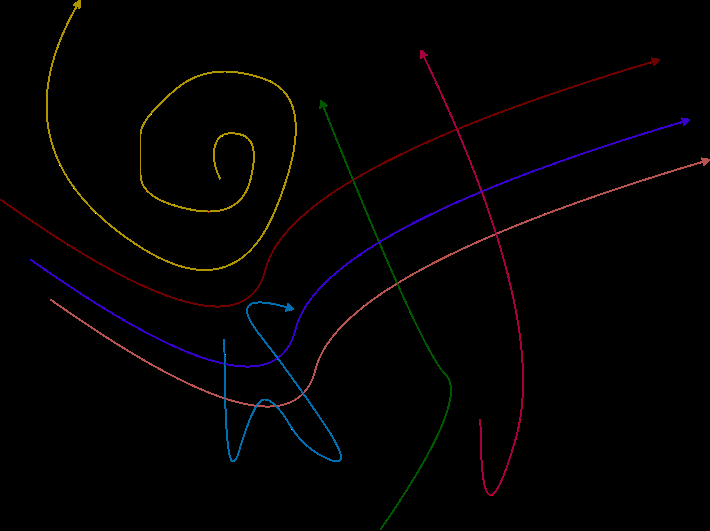
#> input picture path_extraction/data/image78.png, 710 x 531 px
$ python main.py
#> lines starting #> are read from the running program, lines starting #| are printed output that depends on the picture; after the words box and inside, x2 and y2 are one past the last pixel; in counts of white or black regions, pixels touching at a corner belong together
### path_extraction/extract_image_masks.py
import cv2 as cv
import numpy as np
from sklearn.cluster import KMeans

np.set_printoptions(threshold=np.inf)

def get_curve_masks(image_path : str, number_of_curves: int):
# Read the image
#> called with image_path = 'data/image78.png', number_of_curves = 7
    image = cv.imread(image_path, cv.IMREAD_COLOR)
#> image is the input picture: shape (531, 710, 3); mean B, G, R 1.8, 1.7, 2.9
    image = cv.cvtColor(image, cv.COLOR_BGR2RGB)  # Convert to RGB

    # Filter out zero-value pixels (black color)
    non_black_pixels = image[np.any(image != [0, 0, 0], axis=-1)]

    # Reshape the non-black pixels to be a list of pixels
    pixels = non_black_pixels.reshape((-1, 3))

    # Use KMeans to find the dominant colors
    num_colors = number_of_curves  # Number of colors to identify
    kmeans = KMeans(n_clusters=num_colors)
    kmeans.fit(pixels)

    # Get the cluster centers (the dominant colors)
    colors = kmeans.cluster_centers_.astype(int)

    # Create masks for each color
    masks = []
    for color in colors:
        lower_bound = np.array(
            [max(c - 5, 0) if c != 0 else 0 for c in color], dtype=np.uint8
        )
        upper_bound = np.array(
            [min(c + 5, 255) if c != 0 else 0 for c in color], dtype=np.uint8
        )
        print(color, lower_bound, upper_bound)
        mask = cv.inRange(image, lower_bound, upper_bound)
        masks.append(mask)
#> this loop made 7 passes
#> pass 1, in get_curve_masks, `mask = cv.inRange(image, lower_bound, upper_bound)`:
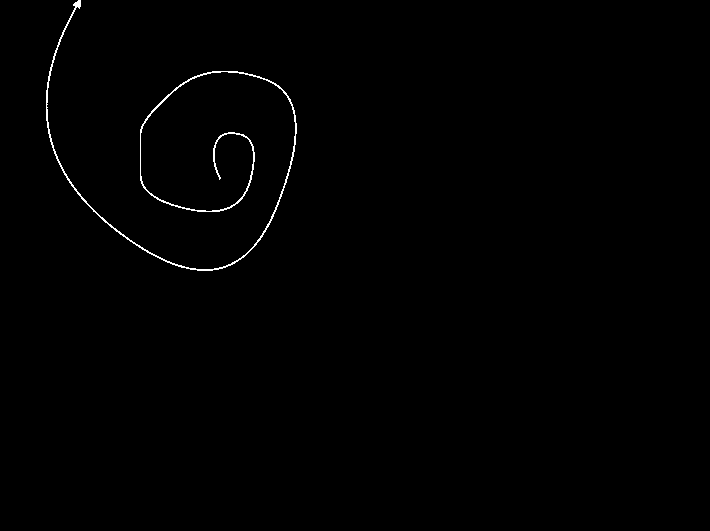
#> mask: shape (531, 710); 0.51% white in thin lines or dots, all inside (x1, y1, x2, y2) = (46, 0, 297, 271)
#> pass 2, in get_curve_masks, `mask = cv.inRange(image, lower_bound, upper_bound)`:
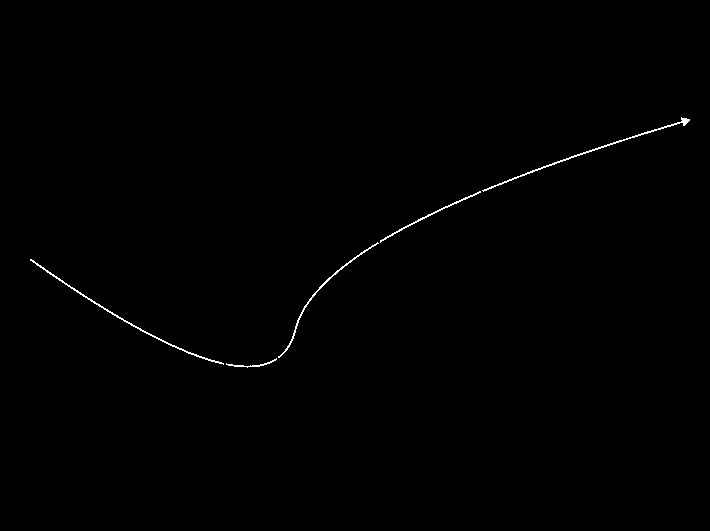
#> mask: shape (531, 710); 0.38% white in thin lines or dots, all inside (x1, y1, x2, y2) = (30, 117, 690, 368)
#> pass 3, in get_curve_masks, `mask = cv.inRange(image, lower_bound, upper_bound)`:
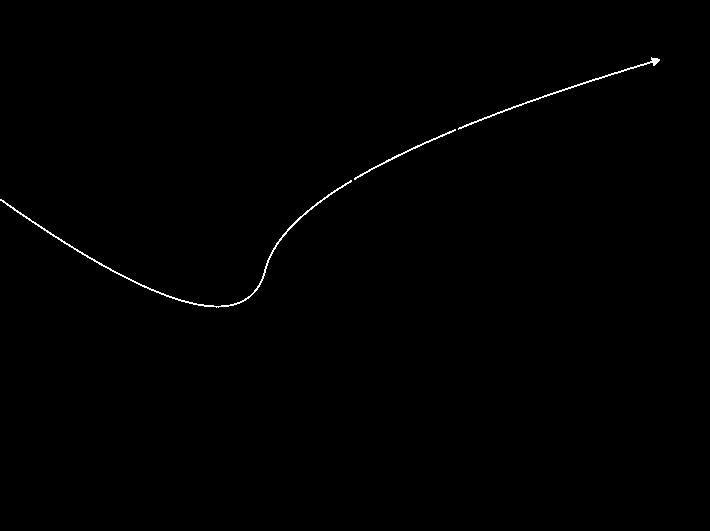
#> mask: shape (531, 710); 0.39% white in thin lines or dots, all inside (x1, y1, x2, y2) = (0, 57, 660, 308)
#> after the loop, masks = 7 items
    return masks

### path_extraction/utils/split_contour.py
import numpy as np
import cv2

def compute_cumulative_distance(points):
    """Compute cumulative traversal distance along the looped curve."""
    distances = np.zeros(len(points))
    for i in range(1, len(points)):
        distances[i] = distances[i - 1] + np.linalg.norm(points[i] - points[i - 1])
    return distances

def find_farthest_points_on_loop(points):
    """
    Finds the two farthest points on a closed curve using accumulated traversal distance.

    :param points: np.array of shape (N, 2), where each row is (x, y)
    :return: (index1, index2) of the two farthest points
    """
    points = np.array(points)  # Ensure it's a NumPy array

    # Step 1: Compute cumulative traversal distance along the curve
    distances = compute_cumulative_distance(points)

    # Step 2: Find total curve length
    total_length = distances[-1]

    # Step 3: Find the point where distance reaches half of total length
    half_distance = total_length / 2
    idx2 = np.searchsorted(distances, half_distance)  # Find the closest index

    # Start point is always the first point
    idx1 = 0

    return idx1, idx2, total_length
def extract_curve_from_mask_v1(image: cv2.typing.MatLike):
    # Convert the image to grayscale
    bgr = cv2.cvtColor(image, cv2.COLOR_RGB2BGR)
    gray = cv2.cvtColor(bgr, cv2.COLOR_BGR2GRAY)

    gray = cv2.GaussianBlur(gray, (3, 3), 1)


    # Ensure the image is binary
    _, binary_image = cv2.threshold(gray, 0, 255, cv2.THRESH_BINARY)

    # Find contours in the skeletonized image
    contours, _ = cv2.findContours(binary_image, cv2.RETR_TREE, cv2.CHAIN_APPROX_NONE)
    cv2.drawContours(binary_image, contours, -1, (255, 255, 255), 1)

    contours, _ = cv2.findContours(binary_image, cv2.RETR_TREE, cv2.CHAIN_APPROX_NONE)


    #draw contours with color blue and thickness 5

    # cv2.imshow("contours", bgr)
    # cv2.waitKey(0)

    paths = []
    colors = [(100, 200, 255), (0, 255, 0), (255, 0, 0), (255, 255, 0), (0, 255, 255), (255, 0, 255), (100, 105, 255), (0, 0, 0)]
    for i, contour in enumerate(contours):
        # Reshape the contour to a list of (x, y) points
        contour_points = contour.reshape(-1, 2)

        idx1, idx2, total_length = find_farthest_points_on_loop(contour_points)

        if (total_length < 5):
            continue

        print(f"Farthest points indices: {idx1}, {idx2}")
        print(f"Farthest points: {contour_points[idx1]}, {contour_points[idx2]}")
        print("total length of the contour", total_length)
        print(f"first point {contour_points[0]}, last point {contour_points[-1]}")


        # copy all the points from start to end
        path = contour_points[idx1:idx2 + 1]

        # [8 lines of commented-out code are left out]

        print("drawing line with path len", len(path))
        cv2.drawContours(bgr, [contour], -1, (255, 255, 255), 2)
        for j in range(len(path) - 1):
            cv2.line(bgr, tuple(path[j]), tuple(path[j+1]), colors[i % len(colors)], 2)
        cv2.circle(bgr, tuple(path[0]), 5, (0, 0, 255), -1)
        cv2.circle(bgr, tuple(path[-1]), 5, (0, 0, 255), -1)

        cv2.circle(bgr, tuple(contour_points[idx1]), 5, (255, 200, 0), -1)
        cv2.circle(bgr, tuple(contour_points[idx2]), 5, (255, 200, 0), -1)

        cv2.imshow("paths", bgr)
        cv2.waitKey(0)

        paths.append(path)

    # cv2.imshow("final image", bgr)
    # cv2.waitKey(0)
    return paths


# if __name__ == "__main__":

#     image = cv2.imread("../data/mask_3.png", cv2.IMREAD_COLOR)
#     extract_curve_from_mask(image)

### path_extraction/curve_extraction_utils.py
import cv2
import numpy as np
import math
import matplotlib.pyplot as plt
from utils.split_contour import extract_curve_from_mask_v1

def extract_curve_from_mask(image: cv2.typing.MatLike):
    # # Convert the image to grayscale
    # bgr = cv2.cvtColor(image, cv2.COLOR_RGB2BGR)
    # gray = cv2.cvtColor(bgr, cv2.COLOR_BGR2GRAY)

    # # Ensure the image is binary
    # _, binary_image = cv2.threshold(gray, 0, 255, cv2.THRESH_BINARY)

    # # Find contours in the skeletonized image
    # contours, _ = cv2.findContours(binary_image, cv2.RETR_TREE, cv2.CHAIN_APPROX_NONE)
    # # draw contours with color blue and thickness 5
    # # cv2.drawContours(bgr, contours, -1, (255, 255, 0), 2)
    # # cv2.imshow("contours", bgr)
    # # cv2.waitKey(0)

    paths = extract_curve_from_mask_v1(image)

    # [39 lines of commented-out code are left out]

    cv2.imshow("paths", image)
    cv2.waitKey(0)

    def get_distance(path1, path2):
        return np.linalg.norm(path1 - path2)

    # # Sort the paths based on the distance between the end of one path and the start of the next
    # do this for all paths, they can be in any order
    print("total paths", len(paths))

    # write all paths to a file (dynamically named)
    f = open("current_points.txt", "w")
    for path in paths:
        f.write("\n === path start ==== \n")

        # write first 5 points and last 5 points
        for i, point in enumerate(path):
            if i < 5 or i > len(path) - 6:
                x, y = point
                f.write(f"[{x}, {y}]\n")

    final_path = paths[0]
    paths.pop(0)
    threshold = 15
    consecquent_errors = 0
    while len(paths) > 0:
        for i, path in enumerate(paths):
            # if len(path) <= 10:
            #     paths.pop(i)
            #     continue
            start_to_end = get_distance(final_path[0], path[-1])
            end_to_start = get_distance(final_path[-1], path[0])
            start_to_start = get_distance(final_path[0], path[0])
            end_to_end = get_distance(final_path[-1], path[-1])
            print("trying to merge contour", i)
            print("start to end and (start, end)", start_to_end, final_path[0], path[-1])
            print("end to start and (end, start)", end_to_start, final_path[-1], path[0])
            print("start to start and (start, start)", start_to_start, final_path[0], path[0])
            print("end to end and (end, end)", end_to_end, final_path[-1], path[-1])

            if start_to_end < threshold:
                print("start to end", start_to_end)
                final_path = np.concatenate((path, final_path))
                paths.pop(i)
                consecquent_errors = 0
                break
            elif end_to_start < threshold:
                print("end to start", end_to_start)
                final_path = np.concatenate((final_path, path))
                paths.pop(i)
                consecquent_errors = 0
                break
            elif start_to_start < threshold:
                print("start to start", start_to_start)
                final_path = np.concatenate((path[::-1], final_path))
                paths.pop(i)
                consecquent_errors = 0
                break
            elif end_to_end < threshold:
                print("end to end", end_to_end)
                final_path = np.concatenate((final_path, path[::-1]))
                paths.pop(i)
                consecquent_errors = 0
                break
            else:
                print("No match found")
                consecquent_errors += 1
                threshold += 10

            if consecquent_errors > 15:
                print("consecquent_errors", consecquent_errors)
                print("Could not find a match for the path")
                exit(1)


            # see if any of these lines are over another, for example, when the path is reversing
            # there can be chances that one path/line is over another
            # identify such cases and try to merge them
            # if there are no matches, but the path is over another path, then try to merge them

            # for j in range(len(final_path) - 1):
            #     cv2.line(image, tuple(final_path[j]), tuple(final_path[j+1]), (255, 255, 255), 2)

            # # draw a circle at the start and end of the final path
            # cv2.circle(image, tuple(final_path[0]), 5, (0, 0, 255), -1)
            # cv2.circle(image, tuple(final_path[-1]), 5, (0, 0, 255), -1)

            # cv2.imshow("new path - ", image)
            # cv2.waitKey(0)

        if consecquent_errors == 0:
            threshold = 15


    # [7 lines of commented-out code are left out]
    return final_path

### path_extraction/motion_model_utils.py
import numpy as np


def calculate_velocity_and_theta(coords):
    """
    Calculate velocity and orientation (theta) between consecutive points.

    Args:
    coords: List of (x, y) coordinates

    Returns:
    velocities: List of velocities between points
    thetas: List of orientations (theta) between points
    """
    velocities = []
    thetas = []
    velocities.append(0)  # Assume initial velocity is 0
    thetas.append(0)  # Assume initial orientation is 0

    for i in range(1, len(coords)):
        x0, y0 = coords[i - 1]
        x1, y1 = coords[i]
        dx = x1 - x0
        dy = y1 - y0

        distance = np.sqrt(dx**2 + dy**2)
        velocities.append(distance)  # Assuming unit time interval for simplicity

        theta = np.arctan2(dy, dx)
        thetas.append(theta)

    return velocities, thetas


def downsample_path(coords, target_distance):
    """
    Downsample the path to have points approximately every target_distance meters apart.

    Args:
    coords: List of (x, y) coordinates
    target_distance: Desired distance between consecutive points in the reduced path

    Returns:
    reduced_coords: Downsampled list of coordinates
    """
    reduced_coords = [coords[0]]
    accumulated_distance = 0.0

    for i in range(1, len(coords)):
        x0, y0 = reduced_coords[-1]
        x1, y1 = coords[i]

        segment_distance = np.sqrt((x1 - x0) ** 2 + (y1 - y0) ** 2)
        accumulated_distance += segment_distance

        if accumulated_distance >= target_distance:
            reduced_coords.append((x1, y1))
            accumulated_distance = 0.0  # Reset for next segment

    # Ensure the last point is included
    if reduced_coords[-1] != coords[-1]:
        reduced_coords.append(coords[-1])

    return reduced_coords


# [23 lines of commented-out code are left out]

### path_extraction/coords_animation.py
import matplotlib.pyplot as plt
import matplotlib.animation as animation


class Animation:
    def __init__(self, paths):
        self.paths = paths

    def animate_paths(self):
        # Number of frames per second
        frames_per_second = 20

        # Time interval between frames in milliseconds
        interval = int(1000 / frames_per_second)

        # Prepare the figure and axis
        fig, ax = plt.subplots()
        ax.set_xlim(0, 1000)
        ax.set_ylim(0, 1000)

        # Colors for each path
        colors = ['r', 'b', 'g', 'c', 'm', 'y', 'orange', 'purple', 'brown', 'pink']

        max_frames = max(len(path) for path in self.paths)

        # Create empty plot objects for each vehicle and trail
        trails = [ax.plot([], [], '-', color=colors[i % len(colors)], linewidth=2, alpha=0.5)[0] for i in range(len(self.paths))]

        def init():
            """Initialize all objects to empty."""
            for trail in trails:
                trail.set_data([], [])
            return trails

        # [8 lines left out: function update, not called in this run]

        # Create the animation
        ani = animation.FuncAnimation(fig, update, frames=max_frames, init_func=init, blit=True, interval=interval)

        # Show the animation
        plt.title("Extracted paths")
        plt.xlabel("X Position")
        plt.ylabel("Y Position")
        plt.grid(True)
        plt.show()
        pass

### path_extraction/main.py

from extract_image_masks import get_curve_masks
from curve_extraction_utils import extract_curve_from_mask
from motion_model_utils import downsample_path, calculate_velocity_and_theta


from curve_extraction_using_imageprocessing import extract_path_coordinates

from coords_animation import Animation

import cv2 as cv

# Optionally, you can visualize the masks
def visaulize_image(image):
    cv.imshow("final image", image)
    cv.waitKey(0)
    cv.destroyAllWindows()

#masks = get_curve_masks("data/test5.png", 5)
#masks = get_curve_masks("data/test3.png", 5)  ## NOTEEEEE: when editing, change the num of paths as well
#masks = get_curve_masks("data/test2.png", 3)
masks = get_curve_masks("data/image78.png", 7)
#> masks = 7 items

# for mask in masks:
#     visaulize_image(mask)

paths = []
sampled_paths = []
for i, mask in enumerate(masks):
    visaulize_image(mask)
    path = extract_curve_from_mask(mask)
    #cv.imwrite(f"data/mask_{i}.png", mask)
    print(type(path))
    print(type(path[0]))
    list_of_tuple = list(map(tuple, path))
    reduced_coords = downsample_path(list_of_tuple, 2.0)
    velocities, thetas = calculate_velocity_and_theta(reduced_coords)
    paths.append(path)
    sampled_paths.append(reduced_coords)
#> this loop made 7 passes
#> reduced_coords on passes 1 to 7: [(76, 0)], [(680, 116)], [(650, 56)], [(319, 99)], [(251, 301)], [(700, 156)], [(419, 49)]
#> (printed output is left out)
#> pass 1, in extract_curve_from_mask_v1, `_, binary_image = cv2.threshold(gray, 0, 255, cv2.THRESH_BINARY)`:
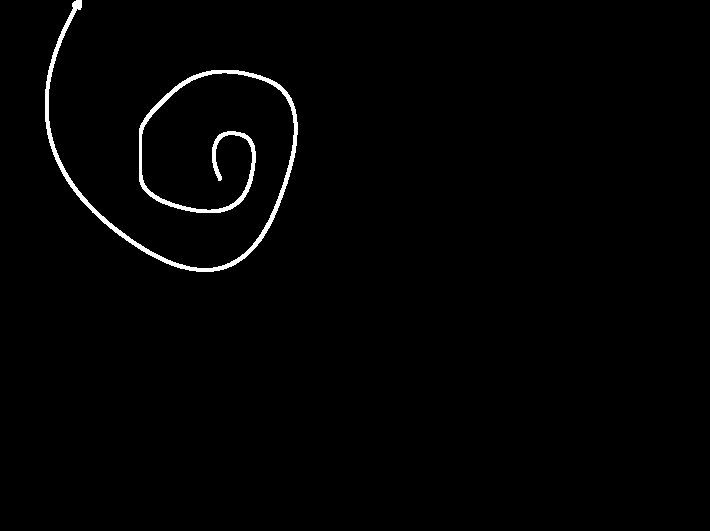
#> binary_image: shape (531, 710); 1.2% white; 1 white region, box (x1, y1, x2, y2) and area: (45, 0, 298, 272) 4608
#> pass 1, in extract_curve_from_mask_v1, `cv2.imshow("paths", bgr)`:
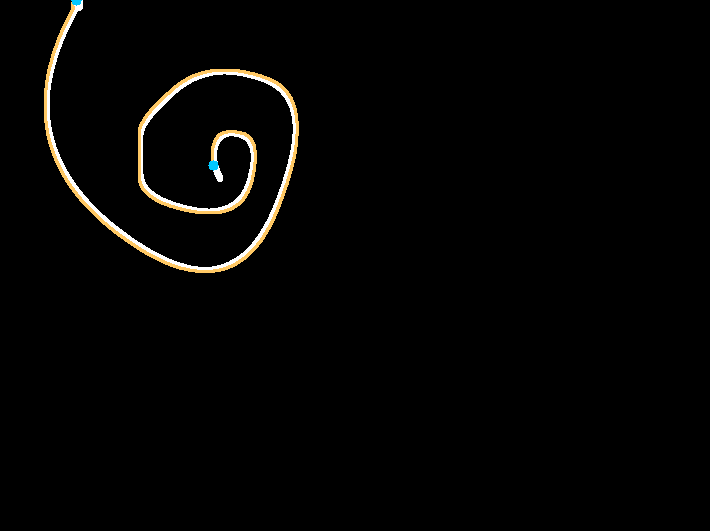
#> window 'paths': shape (531, 710, 3); mean B, G, R 3.5, 4.4, 4.9
#> after the loop, paths = 7 items; sampled_paths = 7 items

animation = Animation(sampled_paths)
animation.animate_paths()
#> in animate_paths, `max_frames = max(len(path) for path in self.paths)`: max_frames = 486
#> in animate_paths, `trails = [ax.plot([], [], '-', color=colors[i % len(colors)], linewidt..`: trails = 7 items
#> the loop in init, `for trail in trails:` made 7 passes
#> the loop in init (call 2), `for trail in trails:` made 7 passes
#> in animate_paths, `plt.show()`:
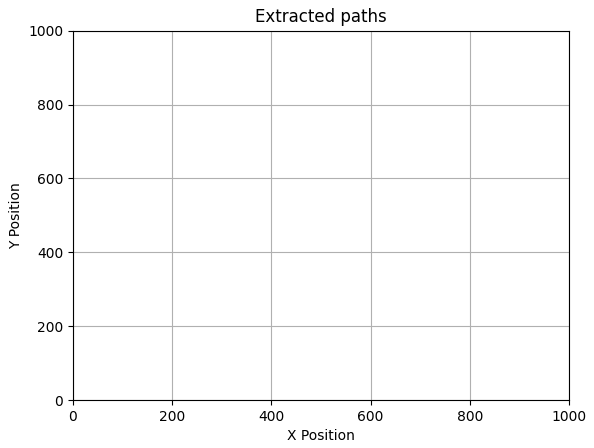
#> figure drawn by matplotlib, 1 panel
